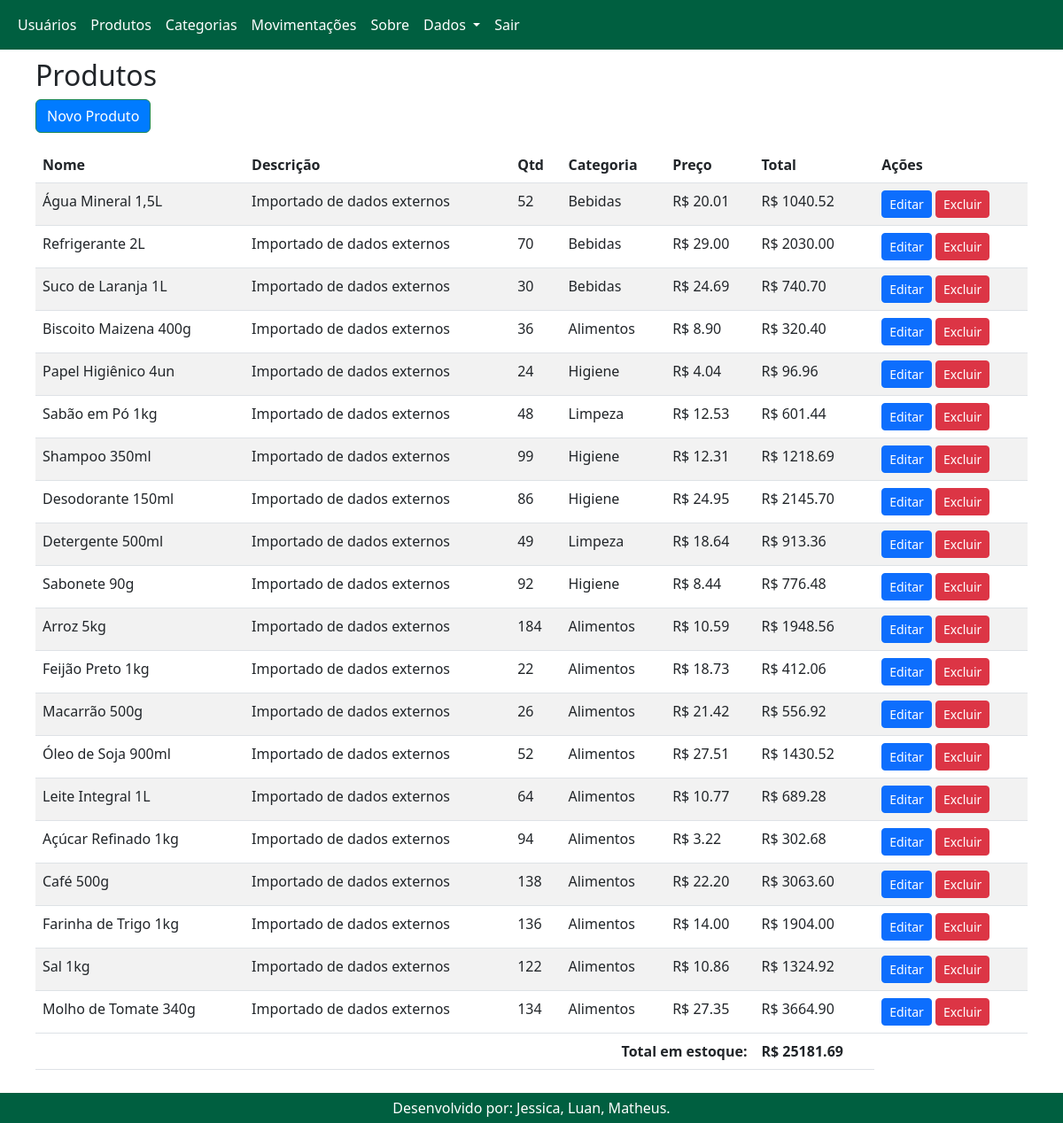
The app's page /produtos (signed in) with its own data.
### app.py (models this page shows)
class Produto(db.Model):
    id = db.Column(db.Integer, primary_key=True)
    nome = db.Column(db.String(100), nullable=False)
    descricao = db.Column(db.String(200))
    quantidade = db.Column(db.Integer, default=0)
    preco = db.Column(db.Integer, default=0)  # preço em centavos
    categoria_id = db.Column(db.Integer, db.ForeignKey('categoria.id'))
    categoria = db.relationship('Categoria')

class Categoria(db.Model):
    id = db.Column(db.Integer, primary_key=True)
    nome = db.Column(db.String(100), nullable=False)

### app.py (the view)
@app.route('/produtos')
def listar_produtos():
    produtos = Produto.query.all()
    return render_template('produtos.html', produtos=produtos)

### templates/produtos.html (shortened to what this page needs)
{% extends 'base.html' %}
{% block content %}
<h2>Produtos</h2>
<a href="/produto/novo" class="btn btn-success mb-3">Novo Produto</a>
<div class="table-responsive">
    <table class="table table-striped">
        <thead>
            <tr>
                <th>Nome</th>
                <th>Descrição</th>
                <th>Qtd</th>
                <th>Categoria</th>
                <th>Preço</th>
                <th>Total</th>
                <th>Ações</th>
            </tr>
        </thead>
        <tbody>
            {% for produto in produtos %}
            <tr>
                <td>{{ produto.nome }}</td>
                <td>{{ produto.descricao }}</td>
                <td>{{ produto.quantidade }}</td>
                <td>{{ produto.categoria.nome }}</td>
                <td>R$ {{ '%.2f' | format(produto.preco / 100) }}</td>
                <td>R$ {{ '%.2f' | format(produto.quantidade * produto.preco / 100) }}</td>
                <td>
                    <a href="/produto/editar/{{ produto.id }}" class="btn btn-primary btn-sm">Editar</a>
                    <a href="/produto/excluir/{{ produto.id }}" class="btn btn-danger btn-sm">Excluir</a>
                </td>
            </tr>
            {% endfor %}
        </tbody>
        <tfoot>
            {% set ns = namespace(total=0) %}
            {% for p in produtos %}
            {% set ns.total = ns.total + (p.quantidade * p.preco) %}
            {% endfor %}
            <tr>
                <th colspan="5" class="text-end">Total em estoque:</th>
                <th>R$ {{ '%.2f' | format(ns.total / 100) }}</th>
            </tr>
        </tfoot>
    </table>
</div>
{% endblock %}

### templates/base.html (style rules this page uses)
html, body { height: 100%; margin: 0; display: flex; flex-direction: column; }
.btn-success { background-color: #007BFF; }
.btn-danger { background-color: #dc3545; }

### records on screen
Produto: nome "Água Mineral 1,5L", descricao "Importado de dados externos", quantidade "52", categoria.nome "Bebidas", produto.preco/100 "20.01", produto.quantidade*produto.preco/100 "1040.52"
Produto: nome "Refrigerante 2L", descricao "Importado de dados externos", quantidade "70", categoria.nome "Bebidas", produto.preco/100 "29.00", produto.quantidade*produto.preco/100 "2030.00"
Produto: nome "Suco de Laranja 1L", descricao "Importado de dados externos", quantidade "30", categoria.nome "Bebidas", produto.preco/100 "24.69", produto.quantidade*produto.preco/100 "740.70"
Produto: nome "Biscoito Maizena 400g", descricao "Importado de dados externos", quantidade "36", categoria.nome "Alimentos", produto.preco/100 "8.90", produto.quantidade*produto.preco/100 "320.40"
Produto: nome "Papel Higiênico 4un", descricao "Importado de dados externos", quantidade "24", categoria.nome "Higiene", produto.preco/100 "4.04", produto.quantidade*produto.preco/100 "96.96"
Produto: nome "Sabão em Pó 1kg", descricao "Importado de dados externos", quantidade "48", categoria.nome "Limpeza", produto.preco/100 "12.53", produto.quantidade*produto.preco/100 "601.44"
Produto: nome "Shampoo 350ml", descricao "Importado de dados externos", quantidade "99", categoria.nome "Higiene", produto.preco/100 "12.31", produto.quantidade*produto.preco/100 "1218.69"
Produto: nome "Desodorante 150ml", descricao "Importado de dados externos", quantidade "86", categoria.nome "Higiene", produto.preco/100 "24.95", produto.quantidade*produto.preco/100 "2145.70"
Produto: nome "Detergente 500ml", descricao "Importado de dados externos", quantidade "49", categoria.nome "Limpeza", produto.preco/100 "18.64", produto.quantidade*produto.preco/100 "913.36"
Produto: nome "Sabonete 90g", descricao "Importado de dados externos", quantidade "92", categoria.nome "Higiene", produto.preco/100 "8.44", produto.quantidade*produto.preco/100 "776.48"
Produto: nome "Arroz 5kg", descricao "Importado de dados externos", quantidade "184", categoria.nome "Alimentos", produto.preco/100 "10.59", produto.quantidade*produto.preco/100 "1948.56"
Produto: nome "Feijão Preto 1kg", descricao "Importado de dados externos", quantidade "22", categoria.nome "Alimentos", produto.preco/100 "18.73", produto.quantidade*produto.preco/100 "412.06"
Produto: nome "Macarrão 500g", descricao "Importado de dados externos", quantidade "26", categoria.nome "Alimentos", produto.preco/100 "21.42", produto.quantidade*produto.preco/100 "556.92"
Produto: nome "Óleo de Soja 900ml", descricao "Importado de dados externos", quantidade "52", categoria.nome "Alimentos", produto.preco/100 "27.51", produto.quantidade*produto.preco/100 "1430.52"
Produto: nome "Leite Integral 1L", descricao "Importado de dados externos", quantidade "64", categoria.nome "Alimentos", produto.preco/100 "10.77", produto.quantidade*produto.preco/100 "689.28"
Produto: nome "Açúcar Refinado 1kg", descricao "Importado de dados externos", quantidade "94", categoria.nome "Alimentos", produto.preco/100 "3.22", produto.quantidade*produto.preco/100 "302.68"
Produto: nome "Café 500g", descricao "Importado de dados externos", quantidade "138", categoria.nome "Alimentos", produto.preco/100 "22.20", produto.quantidade*produto.preco/100 "3063.60"
Produto: nome "Farinha de Trigo 1kg", descricao "Importado de dados externos", quantidade "136", categoria.nome "Alimentos", produto.preco/100 "14.00", produto.quantidade*produto.preco/100 "1904.00"
Produto: nome "Sal 1kg", descricao "Importado de dados externos", quantidade "122", categoria.nome "Alimentos", produto.preco/100 "10.86", produto.quantidade*produto.preco/100 "1324.92"
Produto: nome "Molho de Tomate 340g", descricao "Importado de dados externos", quantidade "134", categoria.nome "Alimentos", produto.preco/100 "27.35", produto.quantidade*produto.preco/100 "3664.90"

### other values on screen
{{ '%.2f' | format(ns.total / 100) }} "25181.69"
